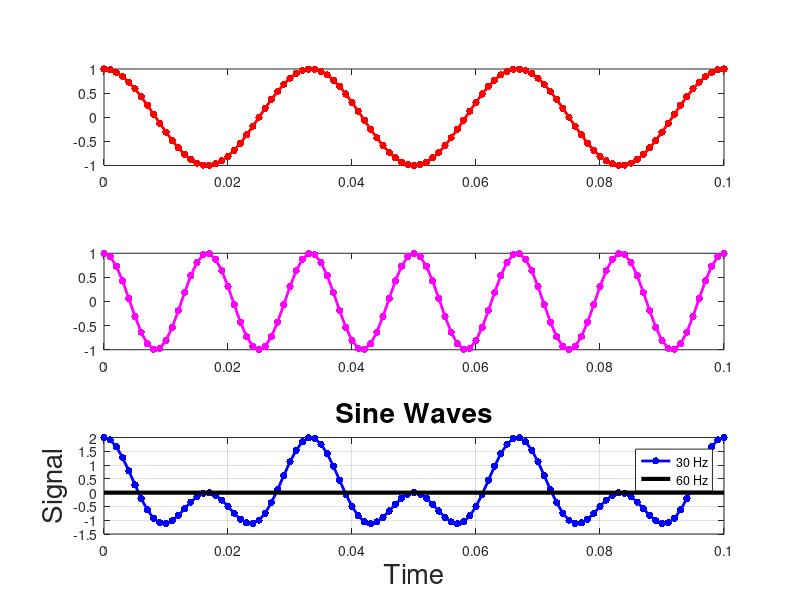

The MATLAB script that drew this image:
clc;    % Clear the command window.
close all;  % Close all figures (except those of imtool.)
clear;  % Erase all existing variables. Or clearvars if you want.
workspace;  % Make sure the workspace panel is showing.
format long g;
format compact;
fontSize = 20;
% Make 0.1 seconds sampled every 1/1000 of a second
t = 0 : 1/1000 : 0.1;
% Define sine wave parameters.
f1 = 30; % per second
T1 = 1/f1; % period, seconds
a1 = 1; % amplitude
f2 = 60; % per second
T2 = 1/f2; % period, seconds
a2 = 1; % amplitude
% Make signals.
signal1 = a1 * cos(2*pi*t/T1);
signal2 = a2 * cos(2*pi*t/T2);
signal = signal1 + signal2;
subplot(3,1,1);
plot(t, signal1, 'r.-', 'LineWidth', 2, 'MarkerSize', 16);
hold on;
subplot(3,1,2);
plot(t, signal2, 'm.-', 'LineWidth', 2, 'MarkerSize', 16);
subplot(3,1,3);
plot(t, signal, 'b.-', 'LineWidth', 2, 'MarkerSize', 16);
grid on;
title('Sine Waves', 'FontSize', fontSize);
xlabel('Time', 'FontSize', fontSize);
ylabel('Signal', 'FontSize', fontSize);
% Make bolder x axis
line(xlim, [0,0], 'Color', 'k', 'LineWidth', 3);
legend('30 Hz', '60 Hz', 'Sum');
